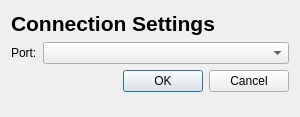
<?xml version="1.0" encoding="UTF-8"?>
<ui version="4.0">
 <class>Dialog</class>
 <widget class="QDialog" name="Dialog">
  <property name="geometry">
   <rect>
    <x>0</x>
    <y>0</y>
    <width>300</width>
    <height>117</height>
   </rect>
  </property>
  <property name="minimumSize">
   <size>
    <width>300</width>
    <height>0</height>
   </size>
  </property>
  <property name="windowTitle">
   <string>Dialog</string>
  </property>
  <layout class="QFormLayout" name="formLayout_2">
   <item row="0" column="0" colspan="2">
    <widget class="QLabel" name="label">
     <property name="font">
      <font>
       <pointsize>16</pointsize>
       <weight>75</weight>
       <bold>true</bold>
      </font>
     </property>
     <property name="text">
      <string>Connection Settings</string>
     </property>
    </widget>
   </item>
   <item row="1" column="0">
    <widget class="QLabel" name="label_2">
     <property name="text">
      <string>Port:</string>
     </property>
    </widget>
   </item>
   <item row="1" column="1">
    <widget class="QComboBox" name="port_comboBox"/>
   </item>
   <item row="2" column="0" colspan="2">
    <widget class="QDialogButtonBox" name="buttonBox">
     <property name="orientation">
      <enum>Qt::Horizontal</enum>
     </property>
     <property name="standardButtons">
      <set>QDialogButtonBox::Cancel|QDialogButtonBox::Ok</set>
     </property>
    </widget>
   </item>
  </layout>
 </widget>
 <resources/>
 <connections>
  <connection>
   <sender>buttonBox</sender>
   <signal>accepted()</signal>
   <receiver>Dialog</receiver>
   <slot>accept()</slot>
   <hints>
    <hint type="sourcelabel">
     <x>248</x>
     <y>254</y>
    </hint>
    <hint type="destinationlabel">
     <x>157</x>
     <y>274</y>
    </hint>
   </hints>
  </connection>
  <connection>
   <sender>buttonBox</sender>
   <signal>rejected()</signal>
   <receiver>Dialog</receiver>
   <slot>reject()</slot>
   <hints>
    <hint type="sourcelabel">
     <x>316</x>
     <y>260</y>
    </hint>
    <hint type="destinationlabel">
     <x>286</x>
     <y>274</y>
    </hint>
   </hints>
  </connection>
 </connections>
</ui>
